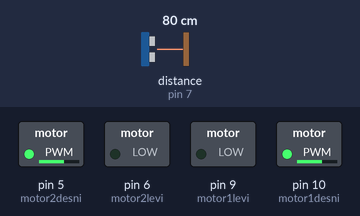
Bench run of a sketch on a simulated Arduino Uno, built with avr-gcc and run on an emulated ATmega328P. Shown: switched loads named in the sketch (green lamp = pin HIGH). Wiring (inferred from the names in the program): ultrasonic range finder: trigger pin 8; echo pin 7. The inputs (shaded band) are chosen by the test bench; at power-on: distance to the obstacle (sensor on pin 7) 80 cm. The echo pulse lasts 58.3 µs per cm; pins used as bus, display or sensor lines are not drawn.

Above: at 1.2 s.
1.3 s: distance to the obstacle (sensor on pin 7) set to 2 cm
At 1.7 s:
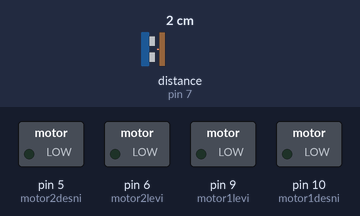
2.8 s: distance to the obstacle (sensor on pin 7) set to 35 cm
At 4.0 s:
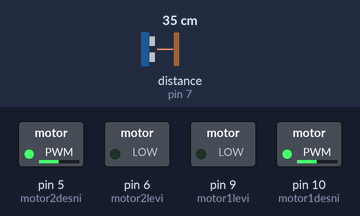
4.3 s: distance to the obstacle (sensor on pin 7) set to 250 cm
At 4.6 s:
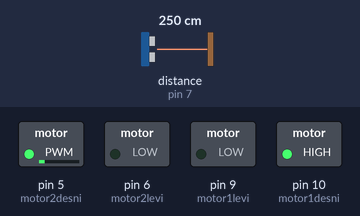
5.8 s: distance to the obstacle (sensor on pin 7) set to 299 cm
At 7.0 s:
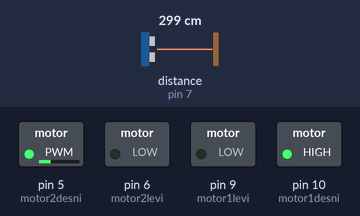
7.3 s: distance to the obstacle (sensor on pin 7) set to 4 cm
At 8.7 s:
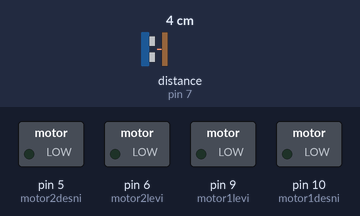
Timing chart, 0 to 9.8 s (numbered marks = the images above; inputs shaded):
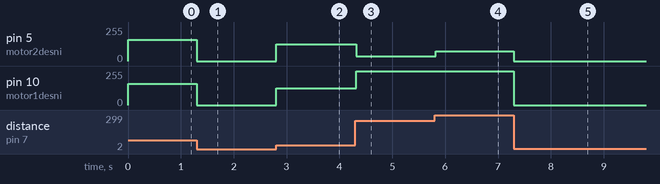

The sketch:

95-motor-i-senzor.ino
```cpp
int motor1desni = 10; // plavi
int motor1levi = 9; // zeleni
int trigPin = 8; // beli
int echoPin = 7; // sivi senzor
int motor2levi = 6; // sivi motor
int motor2desni = 5; // roze

void setup()
{
    pinMode(motor1levi, OUTPUT);
    pinMode(motor1desni, OUTPUT);
    pinMode(motor2levi, OUTPUT);
    pinMode(motor2desni, OUTPUT);
    pinMode(trigPin, OUTPUT);
    pinMode(echoPin, INPUT);
}

int rastojanje()
{
    digitalWrite(trigPin, LOW);
    delayMicroseconds(5);
    digitalWrite(trigPin, HIGH);
    delayMicroseconds(10);
    digitalWrite(trigPin, LOW);

    int vreme = pulseIn(echoPin, HIGH); // da ode i da se vrati
    return (vreme * 0.034) / 2;
}

void idi(int speed)
{
    analogWrite(motor1levi, 0);
    analogWrite(motor1desni, speed);
    analogWrite(motor2levi, 0);
    analogWrite(motor2desni, speed);
}

void loop()
{
    int cm = rastojanje();
    int brzina = map(cm, 2, 200, 100, 255);
    if (cm < 20)
    {
        brzina = 0;
    }
    idi(brzina);
}
```

Measured:
- after the input at 1.3 s, pin 5 (motor2desni), pin 10 (motor1desni): 159/255 → 0/255 at once
- after the input at 2.8 s, pin 5 (motor2desni), pin 10 (motor1desni): 0/255 → 125/255 at once
- after the input at 4.3 s, pin 5 (motor2desni): 125/255 → 35/255 at once; pin 10 (motor1desni): 125/255 → 255/255 at once
- after the input at 5.8 s, pin 5 (motor2desni): 35/255 → 74/255 at once
- after the input at 7.3 s, pin 5 (motor2desni): 74/255 → 0/255 at once; pin 10 (motor1desni): 255/255 → 0/255 at once
